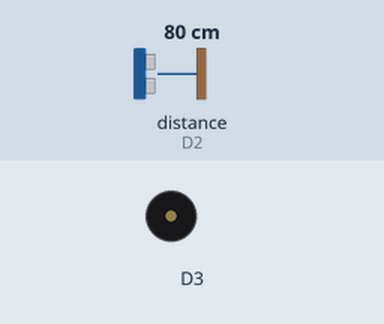
Recording of a sketch running on a simulated ESP8266 (NodeMCU). Shown: buzzer (waves = sounding). The inputs (shaded band) are chosen by the test bench; at power-on: distance to the obstacle (sensor on D2) 80 cm. The echo pulse lasts 58.3 µs per cm; what the sketch prints to the serial monitor is not drawn.

Above: at 2.3 s.
2.4 s: distance to the obstacle (sensor on D2) set to 2 cm
5.9 s: distance to the obstacle (sensor on D2) set to 153 cm
Timing chart, 0 to 15.4 s (numbered marks = the images above; inputs shaded):
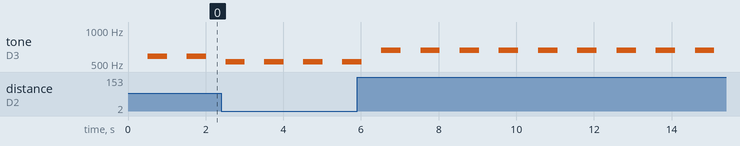

The sketch:

Ultrasound_with_buzzer_Jawad.ino
```cpp
//This code use the Ultrasound and buzzer to work together. Depending on the distance of object from senser buzzer will play
//different alarm. At this moment program can detect three stage of distances. This program also displays the distance on serial monitor.

#include <NewPingESP8266.h>
#include "pitches.h"
#define Triggerpin D1
#define Echopin D2
#define Maxdistance 200                   //Max distance we want to ping for in cm
int melody[]={ NOTE_C5, NOTE_D5, NOTE_E5, NOTE_F5, NOTE_G5, NOTE_A5, NOTE_B5, NOTE_C5};
int duration=500;

NewPingESP8266 sonar(Triggerpin, Echopin, Maxdistance);   //Initialization of sonar
void setup() {
  pinMode(D3,OUTPUT);
  Serial.begin(9600);
  // put your setup code here, to run once:

}

void loop() {
  delay(500);    //Wait 500 ms between pings
  unsigned int us= sonar.ping();
  if (us/US_ROUNDTRIP_CM<50){                           //First Check
    Serial.println("Object is closer than 50 cm");
    tone (D3, NOTE_C5, duration);        //Play sound
    delay(500);
  }
  else if (us/US_ROUNDTRIP_CM>50 && us/US_ROUNDTRIP_CM <150){   //Second Check
    Serial.println("Object is in between 50 cm and 150 cm");
    tone (D3, NOTE_D5, duration);        //Play sound
    delay(500);

  }
  else {
    Serial.println("Object is far way");
    tone (D3, NOTE_E5, duration);
    delay(500);
  }

}
```

Measured:
- by itself, tone on D3: alternates 659 Hz for 0.50 s and silent for 0.51 s
